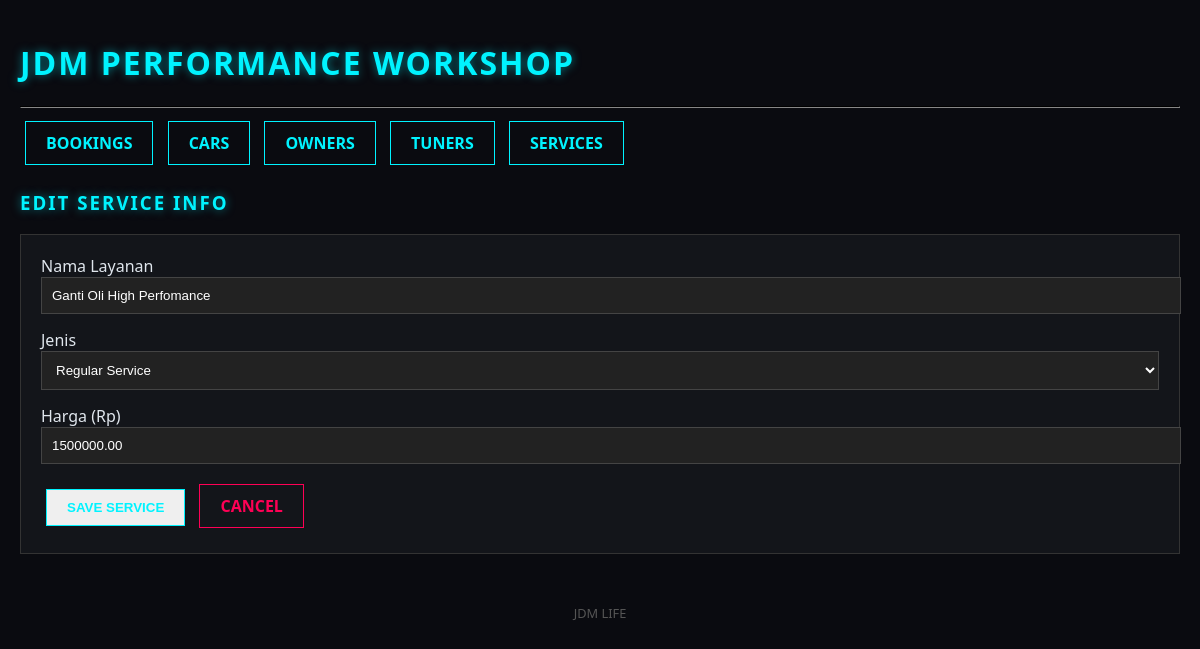
The app's page /index.php?page=service_edit&id=1 with its own data.
### tables this page shows
CREATE TABLE `services` (
  `id` int(11) NOT NULL,
  `nama_layanan` varchar(100) NOT NULL,
  `jenis` enum('Service','Dyno Tuning') NOT NULL,
  `harga` decimal(10,2) NOT NULL
);

### config/Database.php (called while the page is built, shortened)
<?php
class Database {
    protected $host = "localhost";
    protected $user = "root";
    protected $password = "";
    protected $db_name = "jdm_workshop";
    protected $conn;
    public function __construct() {
        $this->conn = new mysqli($this->host, $this->user, $this->password, $this->db_name);
    }
    public function execute($query) {
        return $this->conn->query($query);
    }
}
?>

### viewmodels/ServiceViewModel.php (called while the page is built, shortened)
<?php
include_once 'models/ServiceModel.php';
class ServiceViewModel {
    private $model;
    public function __construct() {
        $this->model = new ServiceModel();
    }
    public function prepareForm($id = null) {
        if ($id) {
            $this->editData = $this->model->getServiceById($id);
        }
    }
}
?>

### models/ServiceModel.php (called while the page is built, shortened)
<?php
include_once 'config/Database.php';
class ServiceModel extends Database {
    public function getServiceById($id) {
        $query = "SELECT * FROM services WHERE id='$id'";
        return $this->execute($query)->fetch_assoc();
    }
}
?>

### views/services/form.php (the view, shortened to what this page needs)
<?php include 'views/templates/header.php'; ?>
<h3><?= ($viewModel->editData ? "Edit Service Info" : "Add New Service") ?></h3>
<div style="background: var(--panel-bg); padding: 20px; border: 1px solid #333;">
    <form action="index.php?page=service_save" method="POST">
        <div class="form-group">
            <label>Nama Layanan</label>
            <input type="text" name="nama" value="<?= $viewModel->editData['nama_layanan'] ?? '' ?>" required>
        </div>
        <div class="form-group">
            <label>Jenis</label>
            <select name="jenis">
                <option value="Service" <?= (isset($viewModel->editData['jenis']) && $viewModel->editData['jenis'] == 'Service') ? 'selected' : '' ?>>Regular Service</option>
            </select>
        </div>
        <div class="form-group">
            <label>Harga (Rp)</label>
            <input type="number" name="harga" value="<?= $viewModel->editData['harga'] ?? '' ?>" required>
        </div>
        <button type="submit" class="btn">SAVE SERVICE</button>
        <a href="index.php?page=service_list" class="btn btn-danger">CANCEL</a>
    </form>
</div>
<?php include 'views/templates/footer.php'; ?>

### views/templates/header.php (style rules this page uses)
:root { --bg-dark: #0a0b10; --panel-bg: #13151a; --neon-blue: #00f3ff; --neon-pink: #ff0055; --text-main: #e0e6ed; }
body { background-color: var(--bg-dark); color: var(--text-main); font-family: 'Segoe UI', Tahoma, Geneva, Verdana, sans-serif; margin: 0; padding: 20px; }
h1, h2, h3 { text-transform: uppercase; letter-spacing: 2px; color: var(--neon-blue); text-shadow: 0 0 10px rgba(0, 243, 255, 0.5); }
.btn { display: inline-block; padding: 10px 20px; margin: 5px; text-decoration: none; font-weight: bold; border: 1px solid var(--neon-blue); color: var(--neon-blue); transition: 0.3s; }
.btn-danger { border-color: var(--neon-pink); color: var(--neon-pink); }
.form-group { margin-bottom: 15px; }
input, select { width: 100%; padding: 10px; background: #222; border: 1px solid #444; color: white; }

### records on screen
services: nama "Ganti Oli High Perfomance", jenis "Regular Service", harga "1500000.00"
